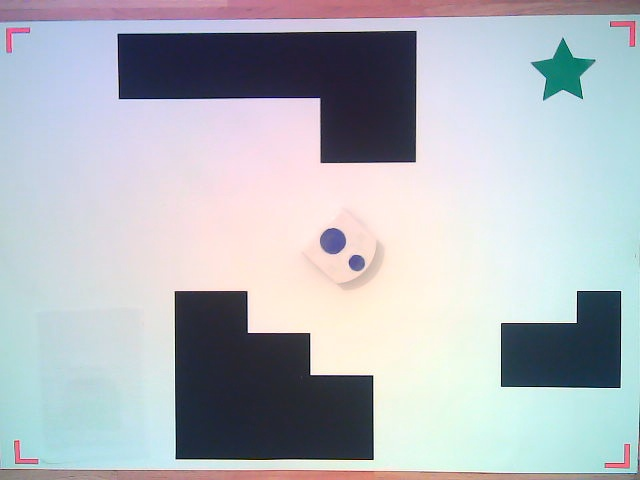
#> input picture testMap2.jpg, 640 x 480 px, found by its file name
$ python Vision.py
#> lines starting #> are read from the running program, lines starting #| are printed output that depends on the picture; after the words box and inside, x2 and y2 are one past the last pixel; in counts of white or black regions, pixels touching at a corner belong together
import numpy as np
from matplotlib import pyplot as plt
import cv2
import math
import timeit
from skimage import exposure

Plot = False
save = False

def initialization():
    start = timeit.default_timer()
    map_path_offline = r"C:\Users\Carl\Desktop\Project\Maps\Webcam\Maps_new\testMap2.jpg"
    map = cv2.imread(map_path_offline)
#> map is the input picture: shape (480, 640, 3); mean B, G, R 189.5, 183.1, 178.4
    corner_mask_path = r"C:\Users\Carl\Desktop\Project\Mondamask.JPG"
    mask = cv2.imread(corner_mask_path)
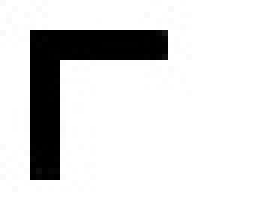
#> input picture Images/Mondamask.JPG, 46 x 36 px, found by its file name (shown 6 times larger)
#> mask is the input picture: shape (36, 46, 3); min 0, max 255, mean 221.8
    dimension_paper = [118.9,84.1] #cm A0
    dim = (int(dimension_paper[1]),int(dimension_paper[0]))
    # Switching red and blue channels
    map[:, :, [0, 2]] = map[:, :, [2, 0]]
    mask[:, :, [0, 2]] = mask[:, :, [2, 0]]


    p2_1, p98_1 = np.percentile(map, (2, 98))
#> p2_1 = 32; p98_1 = 255
    img_res1 = exposure.rescale_intensity(map, in_range=(p2_1,p98_1))
    img1_gray = cv2.cvtColor(img_res1, cv2.COLOR_BGR2GRAY)
    output = bg_clustering(img1_gray, (50,50))
#> output: shape (480, 640); 73.2% white; 11 black regions, largest, box (x1, y1, x2, y2) and area: (117, 31, 417, 163) 25984, (175, 291, 374, 460) 25591, (0, 0, 640, 480) 18071

    corner_location = corner_detection(output,mask) # Get the location of the 4 corners
#> the loop in corner_detection, `for i in range (0,4):` made 4 passes
#> (mn, MPx, MPy) on passes 1 to 4: (0.0189, 1, 23), (0.0324, 604, 16), (0.0273, 588, 437), (0.0167, 10, 423)
#> after the loop in corner_detection, `for i in range (0,4):`:
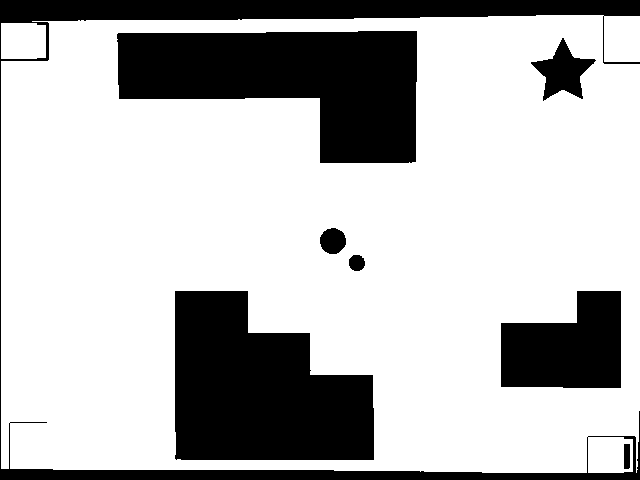
#> large_image: shape (480, 640); 73.2% white; 8 black regions, largest, box (x1, y1, x2, y2) and area: (117, 31, 417, 163) 25984, (175, 291, 374, 460) 25591, (0, 0, 640, 480) 18803
#> after the loop in corner_detection, `for i in range (0,4):`:
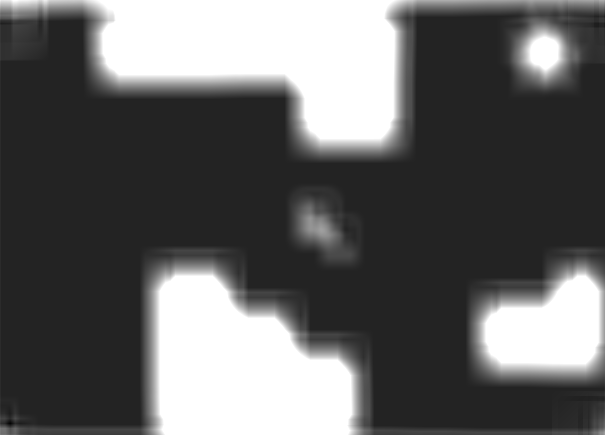
#> result: shape (435, 605) float32; min 0.0167, max 1, mean 0.388
#> after the loop in corner_detection, `for i in range (0,4):`: corner_location = [[23, 1], [16, 640], [473, 634], [469, 10]]
#> in corner_detection, `corner_location = np.fliplr(corner_location)`: corner_location = [[1, 23], [640, 16], [634, 473], [10, 469]]
#> corner_location = [[1, 23], [640, 16], [634, 473], [10, 469]]
    img_straighten, M = four_point_transform(map, corner_location) # Get the transformation matrix and the straighten img
    im_dim = img_straighten.shape
    obstacles = get_obstacles(img_straighten) # OFFLINE
    start = timeit.default_timer()
    thymio_coord = get_thymio_info(map,M,dim,im_dim) # Do these online, and feed info to kalman filter
    endpoint_coord = get_endpoint_info(map,M,dim,im_dim)
    low_res_img = cv2.resize(img_straighten, dsize=((dim[1], dim[0])))

    if save:
        plt.imsave('obstacles.jpg',output)
    stop = timeit.default_timer()
    print('Time: ', stop - start)


def bg_clustering(image, px_zero):
    threshold_bg = 150
    list_p = [] # Place holder
    output = np.zeros_like(image) # place holder output img
    list_p.append((px_zero[0], px_zero[1])) # Get our initial background pixel picked
    while len(list_p):
        if len(list_p)<1: # sanity check to have a starting point
            break
        current_px = list_p[0] # Get the first pixel
        output[current_px[0], current_px[1]] = 255 # make it 255
        for coord in get_8_neighbors(current_px[0], current_px[1], image.shape): # Get the 8 neighbors of this pixel
            if abs((int(image[coord[0], coord[1]])))>threshold_bg and output[coord[0], coord[1]]<255: # If each of this neighbor is above a threshold, then its a background pixel
                output[coord[0], coord[1]] = 255 # Convert it to a 255 pixel
                list_p.append((coord[0], coord[1])) # append it to the list of background pixels
        list_p.pop(0) # Remove the initial pixel guess (in case we picked a wrong pixel). If its background, it will be picked later anyway
    return output

def get_8_neighbors(y, x, shape):
    out = [] # Matrix that will have the 8 neighbors
    # Get the 8 neighbors, unless its out of the picture borders
    if y-1 > 0 and x-1 > 0:
        out.append( (y-1, x-1))
    if y-1 > 0 :
        out.append( (y-1, x))
    if y-1 > 0 and x+1 < shape[1]:
        out.append( (y-1, x+1))
    if x-1 > 0:
        out.append( (y, x-1))
    if x+1 < shape[1]:
        out.append( (y, x+1))
    if y+1 < shape[0] and x-1 > 0:
        out.append( ( y+1, x-1))
    if y+1 < shape[0] :
        out.append( (y+1, x))
    if y+1 < shape[0] and x+1 < shape[1]:
        out.append( (y+1, x+1))
    return out

def get_obstacles(img):
    obstacles = black_contours(img,0.001) # Get the obstacles map
    fat_obstacles = process_obstacles(obstacles) # Clean the image and increase the size of the obstacles
    return fat_obstacles

def get_thymio_info(img,M,im_dim,dim):
    kernel = np.ones((5,5),np.float32)/25 # Get a kernel to filter
    img = cv2.filter2D(img,-1,kernel) # Smooth (blur) the image to reduce noise
    obstacles = get_obstacles(img) # Get the obstacles on the tilted image
    img[obstacles == [255]] = [0,0,0] # Remove the obstacles from our current image
    thymio_map = color_filtering(img,"blue") # Apply a blue filter to keep the dots on the thymio
    thymio_coords = end_point_start_point(thymio_map, 0.001, "thymio") # Get the thymio position (x,y of the centers of the two blue circles on the thymio)
    bigpt = thymio_coords[0] # Coords of the bigger circle on the thymio
    smallpt = thymio_coords[1] # Coords of the smaller circle on the thymio
    thymio_coord_big = tranformation_matrix(bigpt,M) # Get the location of the big circle in the straight image
    thymio_coord_small = tranformation_matrix(smallpt,M) # Get the location of the small circle in the straight image
    thymio_center_coord, thymio_orientation = orientation_location_thymio(thymio_coord_big, thymio_coord_small) # Get the orientation of the thymio (angle)
    thymio_center_coord = transformation_downgrade_coords(thymio_center_coord,im_dim,dim) # Get the coordinates in the small resolution image
    thymio_coord = [thymio_center_coord, thymio_orientation] # Concatinate the data
    print("Thymio Coordinates + Orientation: ", thymio_coord)
    return thymio_coord

def get_endpoint_info(img,M,im_dim,dim):
    endpoint_map = color_filtering(img,"green") # Apply a blue filter to keep the dots on the thymio
    endpoint_coord = end_point_start_point(endpoint_map, 0.001, "endpoint") # Get the endpoint position (x,y of the center of the star)
    endpoint_coord = tranformation_matrix(endpoint_coord,M) # Get the endpoint in the straight image
    endpoint_coord = transformation_downgrade_coords(endpoint_coord,im_dim,dim) # Get the coordinates in the small resolution image
    print("Endpoint Coordinates: ", endpoint_coord)
    return endpoint_coord

def tranformation_matrix(pt,M):
    A = M[0:2,0:2]; # Rotation Matrix
    b = M[0:2,2]; # Translation Matrix
    tranformed_pt = np.matmul(A,pt) + b # Affine Tranformation from tilted image to straight img
    return tranformed_pt

def transformation_downgrade_coords(pt,im_dim,dim):
    x_new = pt[0]*im_dim[0]/dim[0] # convert x from the higher resolution to the lower resolution images
    y_new = pt[1]*im_dim[1]/dim[1] # convert y from the higher resolution to the lower resolution images
    return x_new,y_new

def process_obstacles(img):
    output = np.copy(img)
    kernel = np.ones((3,3), np.uint8)
    output = cv2.erode(output, kernel, iterations=1) # Erode and delate to remove isolated pixels and close the shapes
    output = cv2.dilate(output, kernel, iterations=2)
    kernel2 = np.ones((9,9), np.uint8)
    output = cv2.dilate(output, kernel2, iterations=2) # Increase to size of the obstacles to account for the size of the thymio in the path planning
    if Plot:
        plt.imshow(output)
        plt.show()
    return output

def order_points(pts):
    four_points = np.zeros((4, 2), dtype = "float32")
    s = pts.sum(axis = 1)
#> s = [24, 656, 1107, 479]
    four_points[0] = pts[np.argmin(s)]
    four_points[2] = pts[np.argmax(s)]
    diff = np.diff(pts, axis = 1)
#> diff = [22, -624, -161, 459]
    four_points[1] = pts[np.argmin(diff)]
    four_points[3] = pts[np.argmax(diff)]
    return four_points

def four_point_transform(img, pts):
    four_points = order_points(pts) # Just in case the corners are not in the correct order
#> four_points = [[1, 23], [640, 16], [634, 473], [10, 469]]
    (top_left, top_right, bottom_right, bottom_left) = four_points # Get each corner
#> top_left = [1, 23]; top_right = [640, 16]; bottom_right = [634, 473]; bottom_left = [10, 469]

    width_low = np.sqrt(((bottom_right[0] - bottom_left[0]) ** 2) + ((bottom_right[1] - bottom_left[1]) ** 2)) # Get the width of the lower part of the paper
#> width_low = 624
    width_high = np.sqrt(((top_right[0] - top_left[0]) ** 2) + ((top_right[1] - top_left[1]) ** 2)) # Get the width of the upper part of the paper
#> width_high = 639
    height_right = np.sqrt(((top_right[0] - bottom_right[0]) ** 2) + ((top_right[1] - bottom_right[1]) ** 2)) # Get the height of the left part of the paper
#> height_right = 457
    height_left = np.sqrt(((top_left[0] - bottom_left[0]) ** 2) + ((top_left[1] - bottom_left[1]) ** 2)) # Get the height of the right part of the paper
#> height_left = 446.1

    Width = max(int(width_low), int(width_high))
#> Width = 639
    Height = max(int(height_right), int(height_left))
#> Height = 457

    dimention_p = np.array([[0, 0],[Width - 1, 0],[Width - 1, Height - 1],[0, Height - 1]], dtype = "float32") # Get the location/dimension of the projection
#> dimention_p = [[0, 0], [638, 0], [638, 456], [0, 456]]
    M = cv2.getPerspectiveTransform(four_points, dimention_p) # Get the transformation matrix
#> M = [[1.02, -0.0206, -0.548], [0.0109, 0.997, -22.95], [3.83e-05, -5.28e-05, 1]]
    img_straighten = cv2.warpPerspective(img, M, (Width, Height)) # Get the straighten image
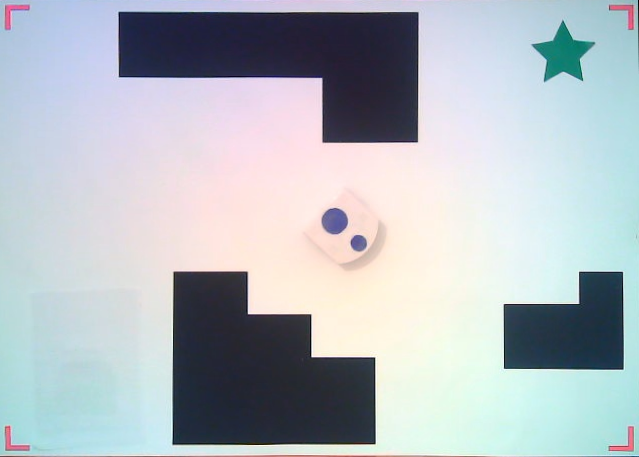
#> img_straighten: shape (457, 639, 3); mean R, G, B 178.6, 186, 192
#> in initialization, `im_dim = img_straighten.shape`: im_dim = (457, 639, 3)
    if Plot:
        plt.imshow(img_straighten)
        plt.show()
    return img_straighten, M

def corner_detection(img,mask):
    large_image = np.copy(img)
    small_image = np.copy(mask)
    method = cv2.TM_SQDIFF_NORMED # Method used for matching the template
    corner_location = np.zeros((4,2)) # Place holder for the location of the corners
    small_image = cv2.cvtColor(mask, cv2.COLOR_RGB2GRAY) # Convert to grayscale
    _, large_image = cv2.threshold(large_image, 30, 255, cv2.THRESH_BINARY) # Get binary image
    _, small_image = cv2.threshold(small_image, 30, 255, cv2.THRESH_BINARY) # Get binary image
    for i in range (0,4): # Do this 4 times, one time for each corner
        result = cv2.matchTemplate(small_image, large_image, method) # Find the corner in the image
        mn,_,mnLoc,_ = cv2.minMaxLoc(result) # Get the best match out of the results
        MPx,MPy = mnLoc # Extract the coordinates of the best match
        trows,tcols = small_image.shape[:2] # Get the size of the mask
        cv2.rectangle(large_image, (MPx,MPy),(MPx+tcols,MPy+trows),(0,0,255),2) # Draw the rectangle on large_image
        new_img = 255*np.ones(large_image.shape,np.uint8) # Place holder for the image this is only used to draw the mask on the image for debugging
        large_image[MPy:MPy+trows,MPx:MPx+trows] = new_img[MPy:MPy+trows,MPx:MPx+trows] # Draw the mask on the image
        small_image = cv2.rotate(small_image, cv2.ROTATE_90_CLOCKWISE) # Ritate the mask 90 degrees to match the next corner
        if i == 0: # These if conditions are to account for the rotation of the rectangle (not square) mask and get accurate coordinates
            corner_location[i,:] = [MPy,MPx]
        elif i == 1:
            corner_location[i,:] = [MPy,MPx+tcols]
        elif i == 2:
            corner_location[i,:] = [MPy+trows,MPx+tcols]
        else:
            corner_location[i,:] = [MPy+trows,MPx]
    corner_location = np.fliplr(corner_location) # Flip the array to get the requested shape

    return corner_location

def color_filtering(img,color):
    large_image = np.copy(img)
    if color == "blue":
        lower = np.array([50,70,80]) # lower color threhsold
        upper = np.array([100,100,255]) # upper color threshold
    elif color == "green":
        lower = np.array([0,90,0]) # lower color threhsold
        upper = np.array([90,255,130]) # upper color threshold
    color_mask = cv2.inRange(large_image, lower, upper) # Create the mask with lower and upper threshold of RGB values
    large_image = cv2.bitwise_and(large_image, large_image, mask=color_mask) # Bitwise and to filter the pixels that are not of the desired color
    if Plot:
        plt.imshow(large_image)
        plt.show()
    return large_image

def black_contours(img,constant):
    # obstacles = find_contours(img_straighten_grey, 0.001) #OR
#> called with constant = 0.001
    output = np.copy(img) #copy the image
    output_grey = cv2.cvtColor(output, cv2.COLOR_RGB2GRAY) # convert to gray
    output_grey = output_grey.astype(np.uint8) #uint8 type to use as binary image
    _, threshold = cv2.threshold(output_grey, 100, 255, cv2.THRESH_BINARY) # threshold and obtain 0 and 255 values only
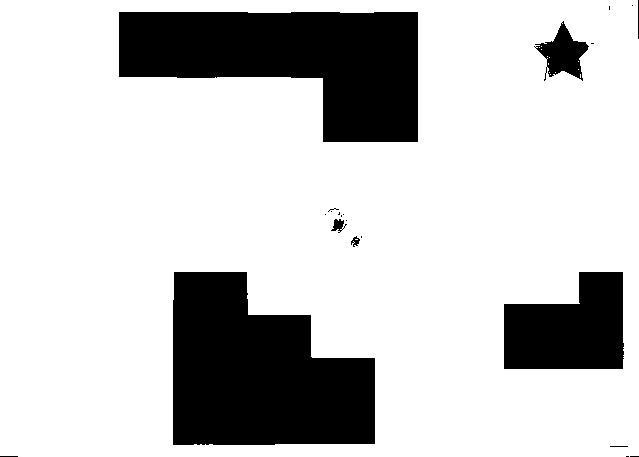
#> threshold: shape (457, 639); 78.4% white; 22 black regions (15 under 20 px)
    contours,_ = cv2.findContours(threshold, cv2.RETR_TREE, cv2.CHAIN_APPROX_SIMPLE) # find contours in the image
#> contours = 45 contours, 37 with area under 20; largest, box (x1, y1, x2, y2) and area: (0, 0, 639, 457) 290860, (172, 271, 376, 446) 26942, (118, 11, 419, 143) 26031, (503, 271, 625, 370) 9368, (534, 20, 590, 82) 1606, (330, 218, 345, 233) 126, (350, 235, 361, 248) 74, (609, 445, 629, 448) 36
    output_grey_contours = np.zeros([output_grey.shape[0],output_grey.shape[1]]) # get a placeholder image for the contours

    largest_areas = sorted(contours, key=cv2.contourArea) # sort the contours from smallest to largest
#> largest_areas has the same summary as contours
    largest_areas = largest_areas[:-1] # remove the border of the paper (biggest area)
#> largest_areas = 44 contours, 37 with area under 20; largest, box (x1, y1, x2, y2) and area: (172, 271, 376, 446) 26942, (118, 11, 419, 143) 26031, (503, 271, 625, 370) 9368, (534, 20, 590, 82) 1606, (330, 218, 345, 233) 126, (350, 235, 361, 248) 74, (609, 445, 629, 448) 36
    largest_areas = largest_areas[::-1] # flip the array and make it largest to smallest
    for cnt in largest_areas[:3]:
        approx = cv2.approxPolyDP(cnt, constant*cv2.arcLength(cnt, True), True) # Approximate the contour(s)
        cv2.drawContours(output_grey_contours, [approx], 0, (255), thickness=cv2.FILLED) #draw the contour(s) on the place holder  # replace thickness=cv2.FILLED with thickness=5 for edges only
        x = approx.ravel()[0] # get x coordinate of contour point
        y = approx.ravel()[1] # get y coordinate of contour point
#> this loop made 3 passes
#> (x, y) on passes 1 to 3: (173, 272), (118, 12), (623, 272)
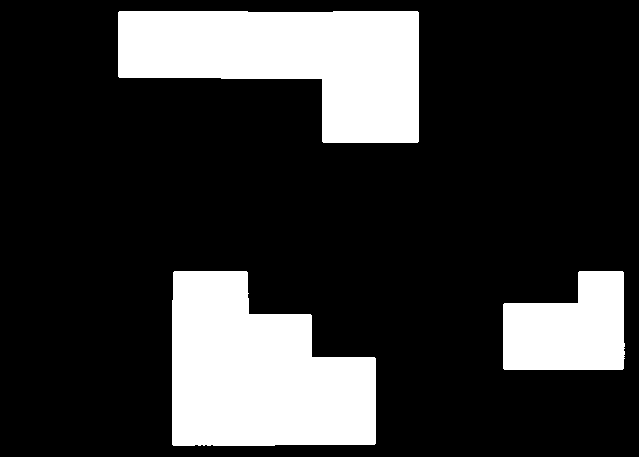
#> output_grey_contours: shape (457, 639) float64; 21.7% white; 3 white regions, box (x1, y1, x2, y2) and area: (172, 271, 376, 446) 27316, (118, 11, 419, 143) 26483, (503, 271, 625, 370) 9585
    if Plot:
        plt.imshow(output_grey_contours)
        plt.show()
    return output_grey_contours

def end_point_start_point(img,constant,point,clust=1):
    # obstacles = find_contours(img_straighten_grey, 0.001) #OR
    output = np.copy(img) #copy the image
    output_grey = cv2.cvtColor(output, cv2.COLOR_RGB2GRAY) # convert to gray
    output_grey = output_grey.astype(np.uint8) #uint8 type to use as binary image
    _, threshold = cv2.threshold(output_grey, 30, 255, cv2.THRESH_BINARY) # threshold and obtain 0 and 255 values only
    contours,_ = cv2.findContours(threshold, cv2.RETR_TREE, cv2.CHAIN_APPROX_SIMPLE) # find contours in the image
    output_grey_contours = np.zeros([output_grey.shape[0],output_grey.shape[1]]) # get a placeholder image for the contours
    largest_areas = sorted(contours, key=cv2.contourArea) # sort the contours from smallest to largest
    if not clust: # if we are clustering, the outer boarder is removed automatically
        largest_areas = largest_areas[:-1] # remove the outer border of the picture
    largest_areas = largest_areas[::-1] # flip the array and make it largest to smallest
    if (point == "thymio"):
        largest_areas = largest_areas[:2] # keep only the two largest contours corresponding to the interesting parts (and remove the noisy outputs)
        coordinates = np.zeros((2,2)) # place holder for the coordinates
    elif(point == "endpoint"):
        largest_areas = largest_areas[:1] # keep only the largest contour (endpoint)
        coordinates = np.zeros((1,2)) # place holder for the coordinates
    for cnt in largest_areas:
        approx = cv2.approxPolyDP(cnt, constant*cv2.arcLength(cnt, True), True) # Approximate the contour(s)
        cv2.drawContours(output_grey_contours, [approx], 0, (255), thickness=cv2.FILLED) #draw the contour(s) on the place holder  # replace thickness=cv2.FILLED with thickness=5 for edges only
        x = approx.ravel()[0] # get x coordinate of contour point
        y = approx.ravel()[1] # get y coordinate of contour point
    location_image = np.zeros([output_grey.shape[0],output_grey.shape[1]]) # Place holder for the
    i = 0 # index
    for c in largest_areas:
        M = cv2.moments(c) # calculating moments for each contour, i.e center of the circle englobing the contours
        cX = int(M["m10"] / M["m00"]) # calculate x coordinate of center
        cY = int(M["m01"] / M["m00"]) # calculate y coordinate of center
        cv2.circle(location_image, (cX, cY), 5, (255, 255, 255), -1) # Draw the circle englobing the contours
        if (point == "thymio"):
            coordinates[i] = [cX, cY] # Assign coordinates
        else:
            coordinates = [cX, cY] # Assign coordinates
        i = i + 1
    if Plot:
        plt.imshow(location_image)
        plt.show()
    return coordinates

def orientation_location_thymio(bigpt, smallpt):

    center_thymio = [(bigpt[0]+smallpt[0])/2, (bigpt[1] + smallpt[1])/2] # Getting x and y of image (points are already sorted)
    slope = (bigpt[1]-smallpt[1])/(-bigpt[0]+smallpt[0]) # Obtain the slope of the thymio
    angle = math.degrees(math.atan(slope)) # Get the angle in degrees of the thymio
    return center_thymio, angle


if __name__ == "__main__":
    initialization()
#> call 2 of black_contours, with constant = 0.001
#> in black_contours (call 2), `_, threshold = cv2.threshold(output_grey, 100, 255, cv2.THRESH_BINARY)`:
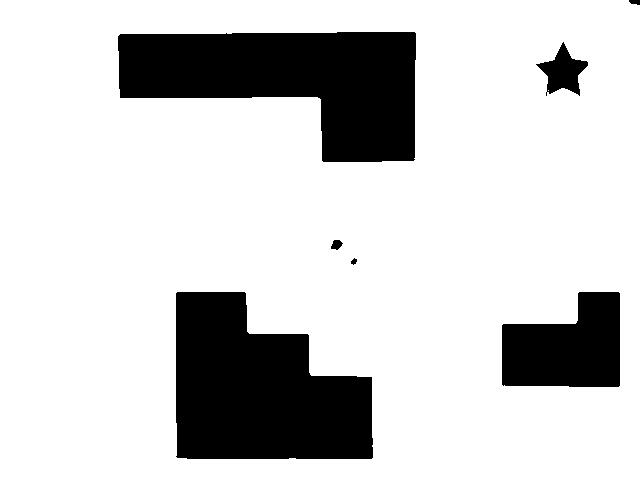
#> threshold: shape (480, 640); 80.4% white; 7 black regions
#> in black_contours (call 2), `contours,_ = cv2.findContours(threshold, cv2.RETR_TREE, cv2.CHAIN_APPR..`: contours = 9 contours, 2 with area under 20; largest, box (x1, y1, x2, y2) and area: (0, 0, 640, 480) 306039, (117, 31, 417, 163) 25542, (175, 291, 374, 460) 25134, (501, 291, 621, 388) 8916, (535, 41, 589, 97) 1392, (330, 239, 344, 251) 97, (350, 257, 358, 266) 36
#> in black_contours (call 2), `largest_areas = sorted(contours, key=cv2.contourArea)`: largest_areas has the same summary as contours
#> (the rest of the program and of its run is left out)
